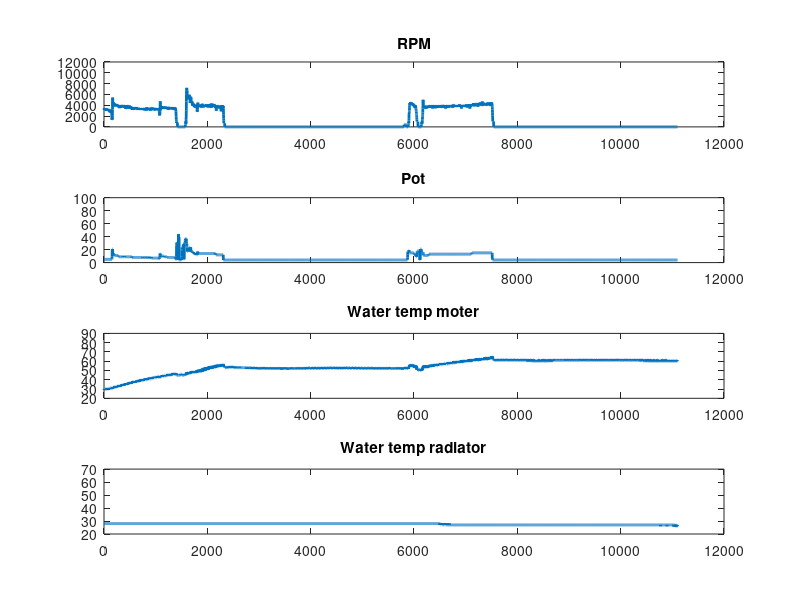
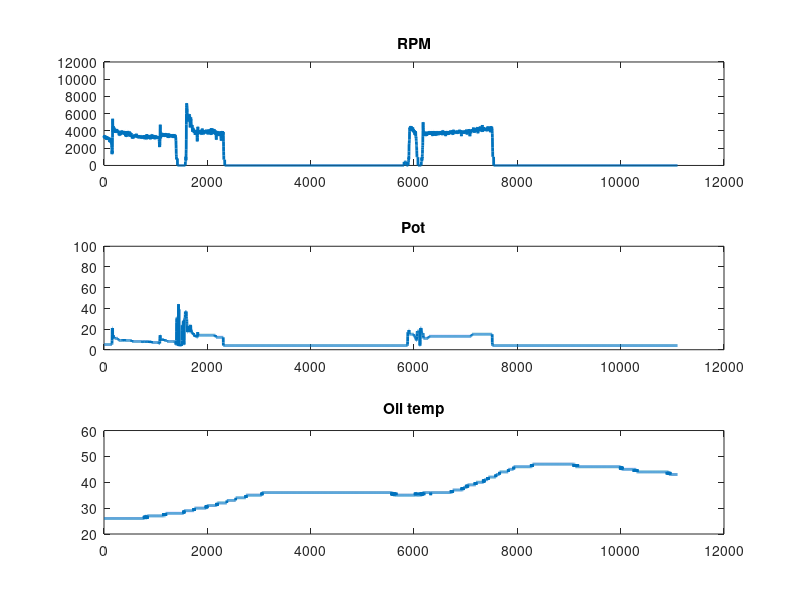
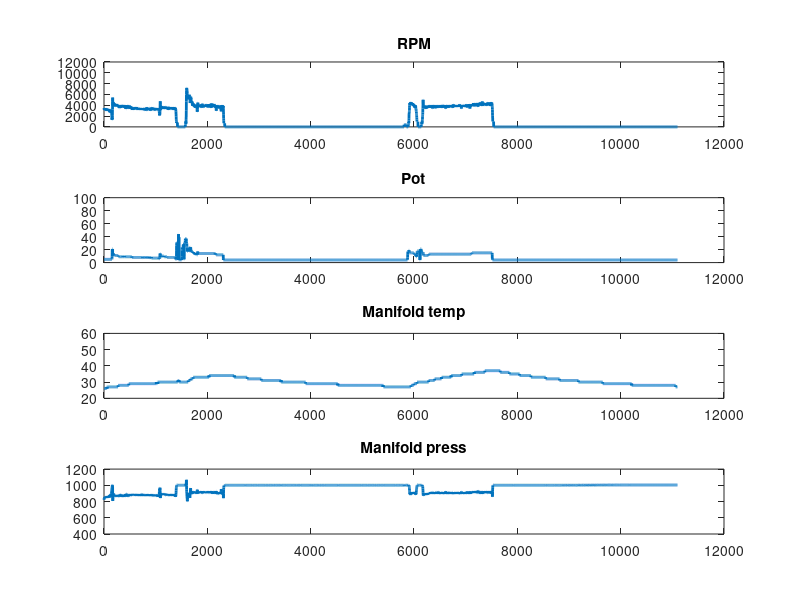

Write the MATLAB code that produced these figures, in order.
clc
clear

newData1 = importdata('logdata1.txt');

% Create new variables in the base workspace from those fields.
vars = fieldnames(newData1);
for i = 1:length(vars)
    assignin('base', vars{i}, newData1.(vars{i}));
end

plots = 4;

figure(1)
subplot(plots,1,1), plot(data(:,1),'linewidth',2), title('RPM'), ylim([0 12000])
subplot(plots,1,2), plot(data(:,6),'linewidth',2), title('Pot'), ylim([0 100])
subplot(plots,1,3), plot(data(:,3),'linewidth',2), title('Water temp moter'), ylim([20 90])
subplot(plots,1,4), plot(data(:,11),'linewidth',2), title('Water temp radiator'), ylim([20 70])
%
figure(2)
subplot(3,1,1), plot(data(:,1),'linewidth',2), title('RPM'), ylim([0 12000])
subplot(3,1,2), plot(data(:,6),'linewidth',2), title('Pot'), ylim([0 100])
subplot(3,1,3), plot(data(:,12),'linewidth',2), title('Oil temp'), ylim([20 60])
    
figure(3)
subplot(4,1,1), plot(data(:,1),'linewidth',2), title('RPM'), ylim([0 12000])
subplot(4,1,2), plot(data(:,6),'linewidth',2), title('Pot'), ylim([0 100])
subplot(4,1,3), plot(data(:,4),'linewidth',2), title('Manifold temp'), ylim([20 60])
subplot(4,1,4), plot(data(:,7)-100,'linewidth',2), title('Manifold press'), ylim([400 1200])